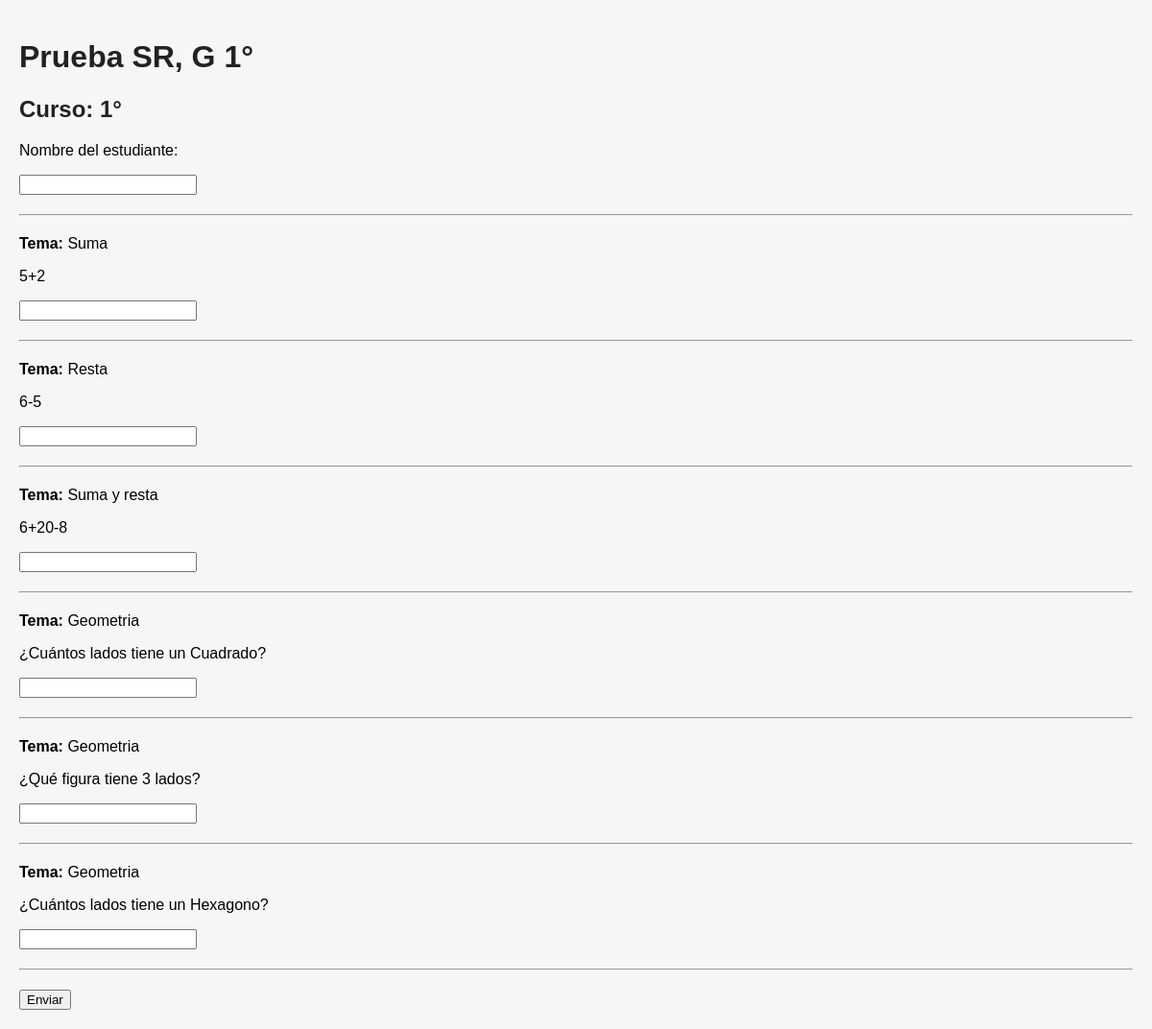
The page /rendir/1 on the database its author committed.
### tables this page shows
CREATE TABLE evaluaciones (
        id INTEGER PRIMARY KEY AUTOINCREMENT,
        nombre TEXT,
        curso TEXT
    );

CREATE TABLE preguntas (
        id INTEGER PRIMARY KEY AUTOINCREMENT,
        evaluacion_id INTEGER,
        tema TEXT,
        pregunta TEXT,
        respuesta TEXT,
        puntaje INTEGER
    );

### app.py (the view, shortened to what this page needs)
@app.route("/rendir/<int:id>", methods=["GET", "POST"])
def rendir(id):
    conn = conectar()
    cur = conn.cursor()
    cur.execute("""
    SELECT nombre, curso
    FROM evaluaciones
    WHERE id = ?
    """, (id,))
    evaluacion = cur.fetchone()
    cur.execute("""
    SELECT id,
           tema,
           pregunta,
           respuesta,
           puntaje
    FROM preguntas
    WHERE evaluacion_id = ?
    """, (id,))
    preguntas = cur.fetchall()
    return render_template(
        "rendir.html",
        evaluacion=evaluacion,
        preguntas=preguntas
    )

### app.py (called while the page is built)
def conectar():
    return sqlite3.connect(DB)

### templates/rendir.html (shortened to what this page needs)
<!DOCTYPE html>
<html>
<head>
</head>
<body>
<h1>{{ evaluacion[0] }}</h1>
<h2>Curso: {{ evaluacion[1] }}</h2>
<form method="POST">
    <p>
Nombre del estudiante:
</p>
<input
    type="text"
    name="estudiante"
    required
>
<hr>
{% for p in preguntas %}
    <p>
        <strong>Tema:</strong>
        {{ p[1] }}
    </p>
    <p>
        {{ p[2] }}
    </p>
    <input
        type="text"
        name="pregunta_{{ p[0] }}"
        required
    >
    <hr>
{% endfor %}
<button type="submit">
    Enviar
</button>
</form>
</body>
</html>

### templates/rendir.html (style rules this page uses)
body { font-family: Arial, sans-serif; background: #f4f6f8; margin: 0; padding: 20px; }
h1, h2 { color: #222; }
hr { margin: 20px 0; }

### rows shown on the page
evaluaciones: nombre "Prueba SR, G 1°", curso "1°"
preguntas: tema "Suma", pregunta "5+2"
preguntas: tema "Resta", pregunta "6-5"
preguntas: tema "Suma y resta", pregunta "6+20-8"
preguntas: tema "Geometria", pregunta "¿Cuántos lados tiene un Cuadrado?"
preguntas: tema "Geometria", pregunta "¿Qué figura tiene 3 lados?"
preguntas: tema "Geometria", pregunta "¿Cuántos lados tiene un Hexagono?"
